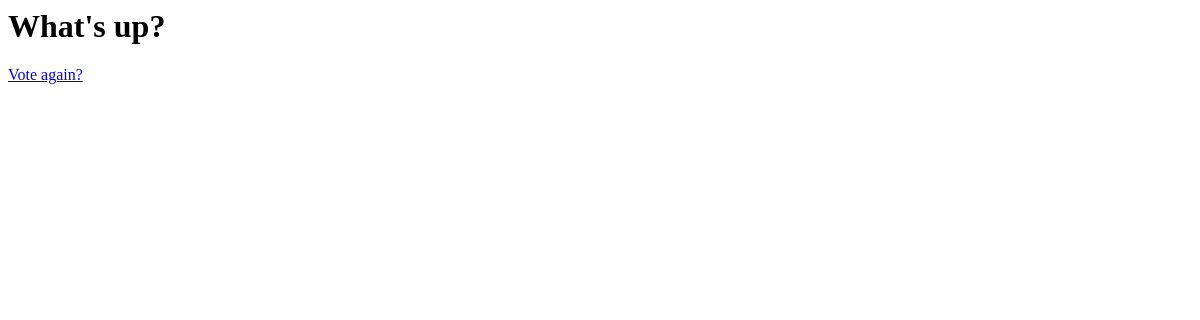
The page /polls/2/results/ on the database as committed earlier.
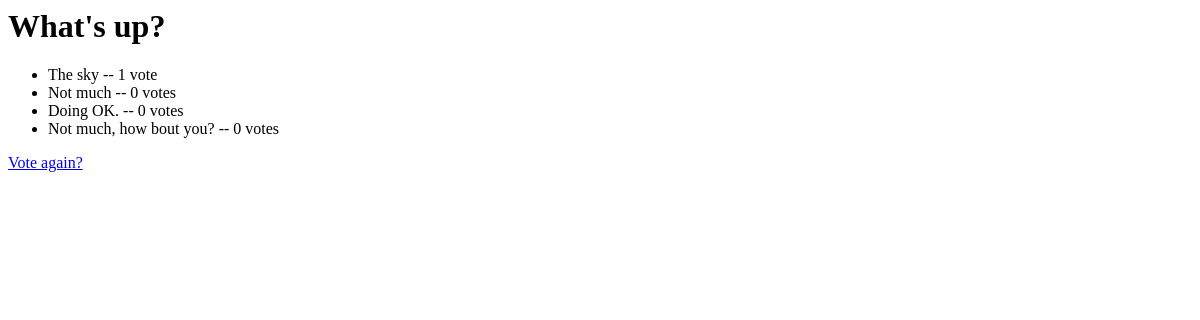
The same page on the database as committed later.
### polls/models.py (models this page shows, shortened)
class Question(models.Model):
    question_text = models.CharField(max_length=200)
    pub_date = models.DateTimeField('date published')

class Choice(models.Model):
    question = models.ForeignKey(Question, on_delete=models.CASCADE)
    choice_text = models.CharField(max_length=200)
    votes = models.IntegerField(default=0)

### polls/views.py (the view)
# urls.py: url(r'^(?P<pk>[0-9]+)/results/$', views.ResultsView.as_view(), name='results'),
class ResultsView(generic.DetailView):
    template_name = 'polls/results.html'
    model = Question

### polls/templates/polls/results.html
<h1>{{ question.question_text }}</h1>
<ul>
    {% for choice in question.choice_set.all %}
        <li>{{ choice.choice_text }} -- {{ choice.votes }} vote{{ choice.votes|pluralize }}</li>
    {% endfor %}
</ul>
<a href="{% url 'polls:detail' question.id %}">Vote again?</a>

Rows that differ between the two databases and show on the page:
now on this page (row edited): Choice: choice_text "The sky", votes "1"
added Choice: choice_text "Not much", votes "0"
added Choice: choice_text "Doing OK.", votes "0"
added Choice: choice_text "Not much, how bout you?", votes "0"
